Frame 1 (no input): blank canvas, image omitted
Frame 60 (no input): blank canvas, image omitted
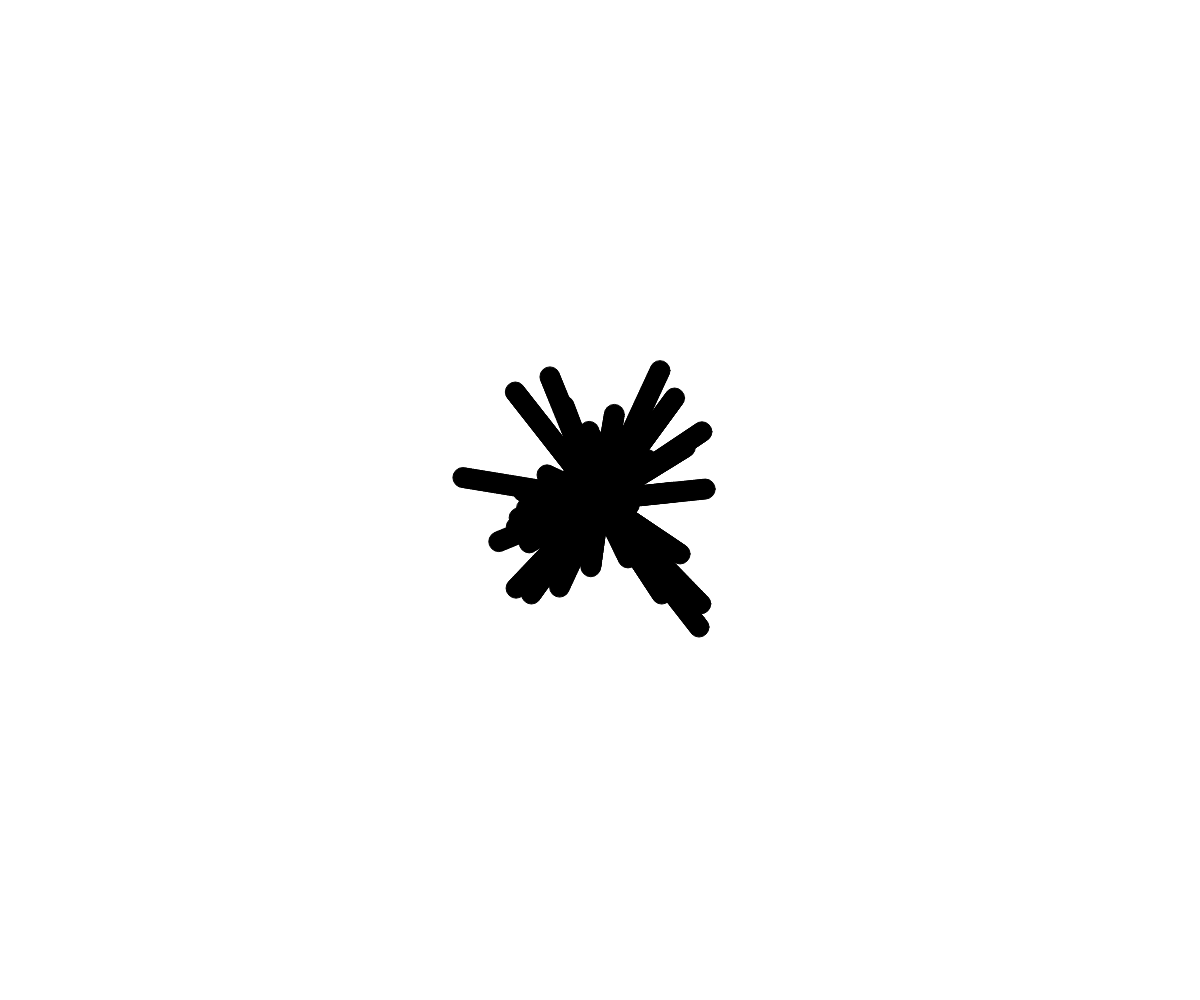
Frame 120 (the mouse pressed at the canvas centre since frame 60)

The p5.js sketch whose frames 1 and 60 were blank and that drew this single picture after the mouse press (run headless with seeded random() and noise() and a simulated clock; from frame 60 on, the mouse is pressed at the canvas centre):

// p5.js sketch
// ── sketch.js
let theBullets = [];

function setup() {
  createCanvas(windowWidth, windowHeight);
  background(255);
}

function draw() {
  for (i = 0; i < theBullets.length; i++) {
    theBullets[i].display();
    theBullets[i].move();
  }
  if (mouseIsPressed) {
    let myBullet = new Bullet(mouseX, mouseY, random(-3, 3), random(-3, 3), 10);
    theBullets.push(myBullet);
  }
}

// function mousePressed() {
//   let myBullet = new Bullet(mouseX, mouseY, random(-3, 3), random(-3, 3), 10);
//   theBullets.push(myBullet);
// }

class Bullet {
  constructor(x, y, dx, dy, radius) {
    this.x = x;
    this.y = y;
    this.dx = dx;
    this.dy = dy;
    this.radius = radius;
  }

  display() {
    fill(0);
    circle(this.x, this.y, this.radius * 2);
  }

  move() {
    this.x += this.dx;
    this.y += this.dy;
  }
}
